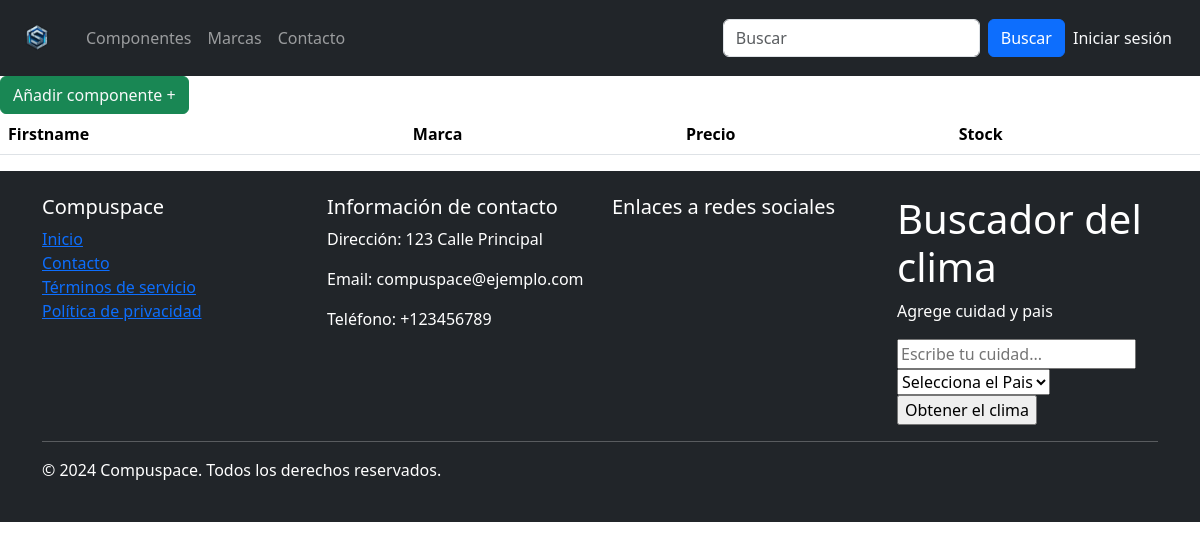
Before: /listaProductos/ with the older database file.
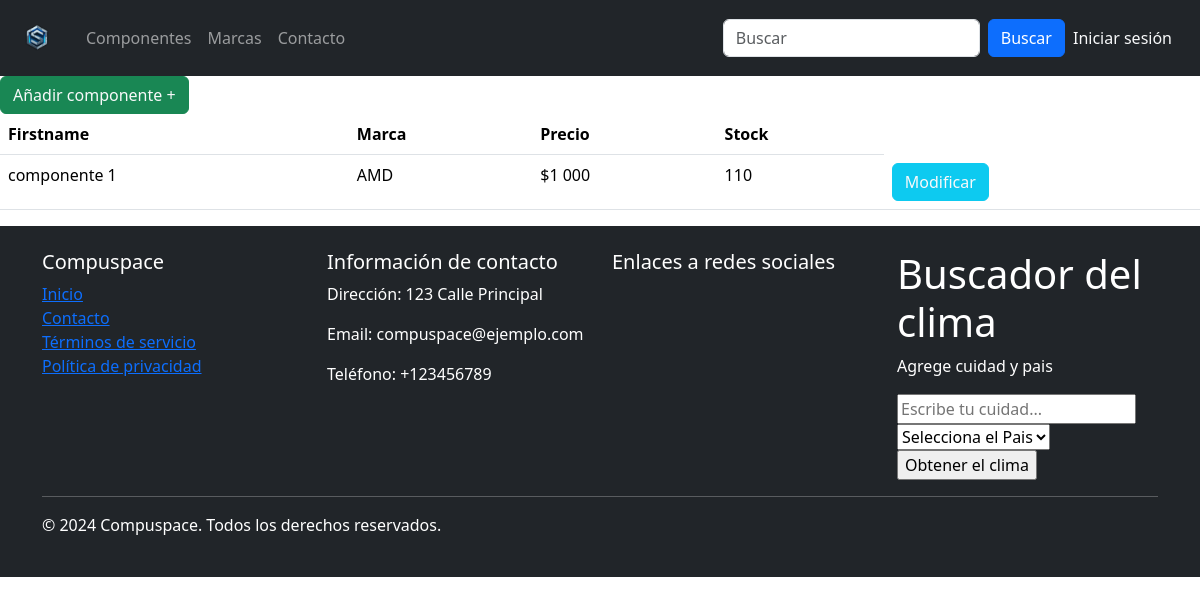
After: the same page with the newer database file.
### aplicacionCompuSpace/models.py (models this page shows)
class componente(models.Model):
    nombre = models.CharField(max_length=50)
    marca = models.CharField(max_length=50, choices=MARCAS)
    precio = models.IntegerField(validators=[MinValueValidator(0)])
    stock = models.IntegerField(validators=[MinValueValidator(0)])

### aplicacionCompuSpace/views.py (the view)
# urls.py: path('listaProductos/', listaProductos, name='listaProductos'),
def listaProductos(request):
    componentes = componente.objects.all()
    datos = {
        'componentes' : componentes
    }
    print(request)
    return render(request,'aplicacion/listaproductos.html',datos)

### aplicacionCompuSpace/templates/aplicacion/listaproductos.html
{% extends "plantillas/base.html" %}
{% load static %}
{% load humanize %}
{% load crispy_forms_tags %}
{% block contenido %}
<a href="{% url "detallecomponente" 0 %}" role="button" class="btn btn-success text-light">Añadir componente +</a>
<table class="table">
  <thead>
    <tr>
      <th>Firstname</th>
      <th>Marca</th>
      <th>Precio</th>
      <th>Stock</th>
    </tr>
  </thead>
  <tbody>
    {% for comp in componentes %}
    <tr>
      <td>{{comp.nombre}}</td>
      <td>{{comp.marca}}</td>
      <td>${{comp.precio | intcomma}}</td>
      <td>{{comp.stock}}</td>
      <td><a href="{% url "detallecomponente" comp.id %}" role="button" class="btn btn-info text-light">Modificar</a></td>
    </tr>
    {%endfor%}
  </tbody>
</table>
{% endblock contenido %}

Changed rows visible on the page:
added componente: nombre "componente 1", marca "AMD", precio "1 000", stock "110"
